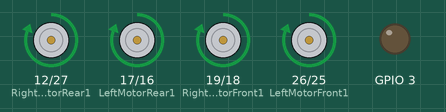
Bench run of a sketch on a simulated ESP32. Shown: motor-driver pin pairs drawn as motors (green arrow = first pin HIGH = forward, orange = second pin HIGH = backward, longer = more drive), output pins drawn as LEDs (lit = HIGH).

Above: at 1.0 s.
At 3.0 s:
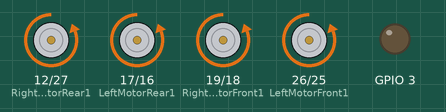
At 8.5 s:
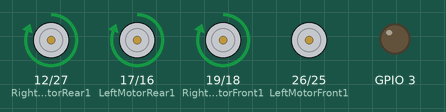
At 10.5 s:
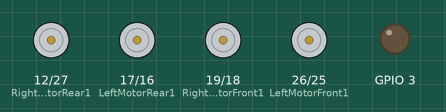
Timing chart, 0 to 15.6 s (numbered marks = the images above):
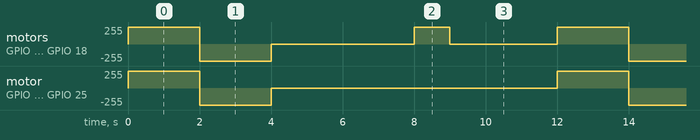

Measured:
- by itself, motor on GPIO 26 (LeftMotorFront1) / GPIO 25 (LeftMotorFront2): repeats every 12.0 s: backward 255/255 2.0 s, stopped 8.0 s, forward 255/255 2.0 s
- by itself, motor on GPIO 12 (RightMotorRear1) / GPIO 27 (RightMotorRear2), motor on GPIO 17 (LeftMotorRear1) / GPIO 16 (LeftMotorRear2), motor on GPIO 19 (RightMotorFront1) / GPIO 18 (RightMotorFront2): repeats every 12.0 s: backward 255/255 2.0 s, stopped 4.0 s, forward 255/255 1.0 s, stopped 3.0 s, forward 255/255 2.0 s

The sketch:

zeTesteV1.ino
```cpp
//Atribuindo os valores das portas da placa de arduino aos motores de cada roda
//Existem 4 motores e 2 portas para cada motor, por isso a numeração 1 e 2
#define LeftMotorFront1 26
#define LeftMotorFront2 25

#define LeftMotorRear1 17
#define LeftMotorRear2 16

#define RightMotorFront1 19
#define RightMotorFront2 18

#define RightMotorRear1 12
#define RightMotorRear2 27

//Definindo a velocidade em de rotação dos motores (0 - 255)
#define HIGH 100

void setup() {
  // put your setup code here, to run once:
  //Inicializando os motores como OUTPUT (mesma lógica do LED)
  pinMode(LeftMotorFront1, OUTPUT);
  pinMode(LeftMotorFront2, OUTPUT);

  pinMode(LeftMotorRear1, OUTPUT);
  pinMode(LeftMotorRear2, OUTPUT);

  pinMode(RightMotorFront1, OUTPUT);
  pinMode(RightMotorFront2, OUTPUT);

  pinMode(RightMotorRear1, OUTPUT);
  pinMode(RightMotorRear2, OUTPUT);

//Não faço ideia do que seja isso
  pinMode(3, OUTPUT);
  analogWrite(3, LOW);

}
  //HIGH: Ativado!
  //LOW: Desativado!
  //Função para fazer o robô andar para frente
  void forward(){
  digitalWrite(LeftMotorFront1, HIGH);
  digitalWrite(RightMotorFront1, HIGH);
  digitalWrite(LeftMotorFront2, LOW);
  digitalWrite(RightMotorFront2, LOW);

  digitalWrite(LeftMotorRear1, HIGH);
  digitalWrite(RightMotorRear1, HIGH);
  digitalWrite(LeftMotorRear2, LOW);
  digitalWrite(RightMotorRear2, LOW);
  }

//Função para fazer o robô andar para trás
void backward(){
  digitalWrite(LeftMotorFront1, LOW);
  digitalWrite(RightMotorFront1, LOW);
  digitalWrite(LeftMotorFront2, HIGH);
  digitalWrite(RightMotorFront2, HIGH);

  digitalWrite(LeftMotorRear1, LOW);
  digitalWrite(RightMotorRear1, LOW);
  digitalWrite(LeftMotorRear2, HIGH);
  digitalWrite(RightMotorRear2, HIGH);
}

//Função para fazer o robô andar para esquerda
void left(){
  digitalWrite(LeftMotorFront1, LOW);
  digitalWrite(RightMotorFront1, HIGH);
  digitalWrite(LeftMotorFront2, LOW);
  digitalWrite(RightMotorFront2, LOW);

  digitalWrite(LeftMotorRear1, HIGH);
  digitalWrite(RightMotorRear1, HIGH);
  digitalWrite(LeftMotorRear2, LOW);
  digitalWrite(RightMotorRear2, LOW);
}

//Função para fazer o robô parar de andar
void stop(){
  digitalWrite(LeftMotorFront1, LOW);
  digitalWrite(RightMotorFront1, LOW);
  digitalWrite(LeftMotorFront2, LOW);
  digitalWrite(RightMotorFront2, LOW);

  digitalWrite(LeftMotorRear1, LOW);
  digitalWrite(RightMotorRear1, LOW);
  digitalWrite(LeftMotorRear2, LOW);
  digitalWrite(RightMotorRear2, LOW);
}


void loop() {
  // put your main code here, to run repeatedly:
  //chamando as funções
  forward();
  delay(2000);
  backward();
  delay(2000);
  stop();
  delay(4000);
  left();
  delay(1000);
  stop();
  delay(3000);
}
```
